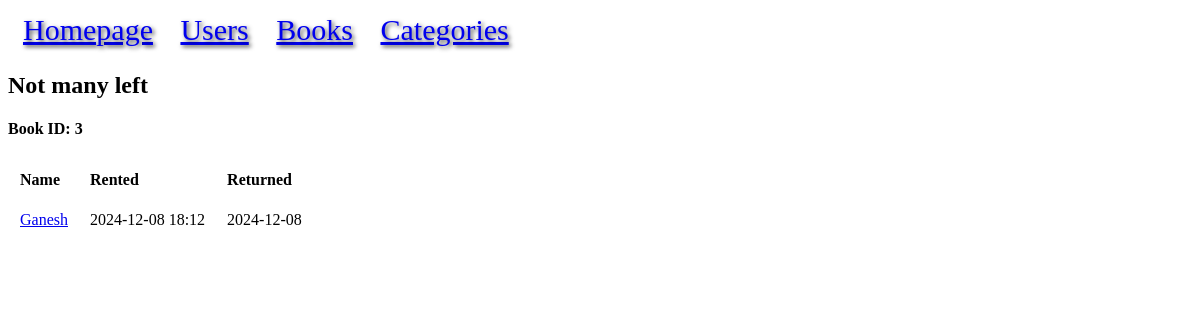
Page /book/3 on the earlier database version.
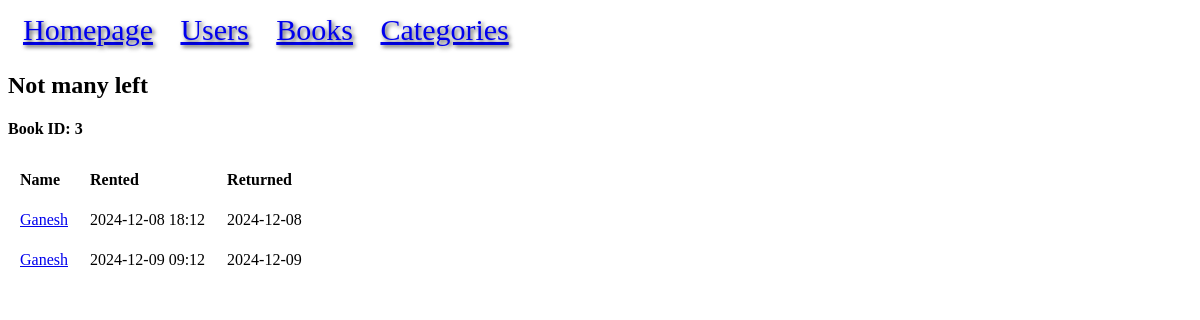
Same page on the later database version.
### models.py (models this page shows, shortened)
class BookRental(db.Model):
    id = mapped_column(Integer, primary_key=True)
    user_id = mapped_column(Integer, ForeignKey("user.id"))
    book_id = mapped_column(Integer, ForeignKey("book.id"))
    rented = mapped_column(DateTime(timezone=True), nullable=False)
    returned = mapped_column(DateTime(timezone=True), nullable=True)
    user = relationship("User", back_populates="rented")
    book = relationship("Book", back_populates="rentals")

class User(db.Model):
    id = mapped_column(Integer, primary_key=True, autoincrement=True)
    name = mapped_column(String)
    rented = relationship("BookRental", back_populates="user")

### app.py (the view)
@app.route("/book/<int:id>")
def book(id):
    statement = db.select(Book).where(Book.id == id)
    result = db.session.execute(statement).scalar()
    if not result:
        return f"BOOK ID:{id} NOT FOUND!", 404
    return render_template("book.html", result=result)

### templates/book.html
{% extends "base.html" %}
{% block content %}
<h2>{{ result.title }}</h2>
<h4>Book ID: {{ result.id }}</h4>
<table>
<tr>
    <th>Name</th>
    <th>Rented</th>
    <th>Returned</th>
</tr>
{% for rental in result.rentals %}
<tr>
<td><a href="{{ url_for('user', id=rental.user.id) }}">{{ rental.user.name }}</a></td>
<td>{{ rental.rented.strftime("%Y-%m-%d %H:%m") }}</td>
<td>{% if rental.returned %}{{ rental.returned.strftime("%Y-%m-%d") }}
{% endif %}</td>
</tr>
{% endfor %}
</table>
{% endblock %}

Differences in the rows shown:
added BookRental: user.name "Ganesh", rented "2024-12-09 09:12", returned "2024-12-09"
